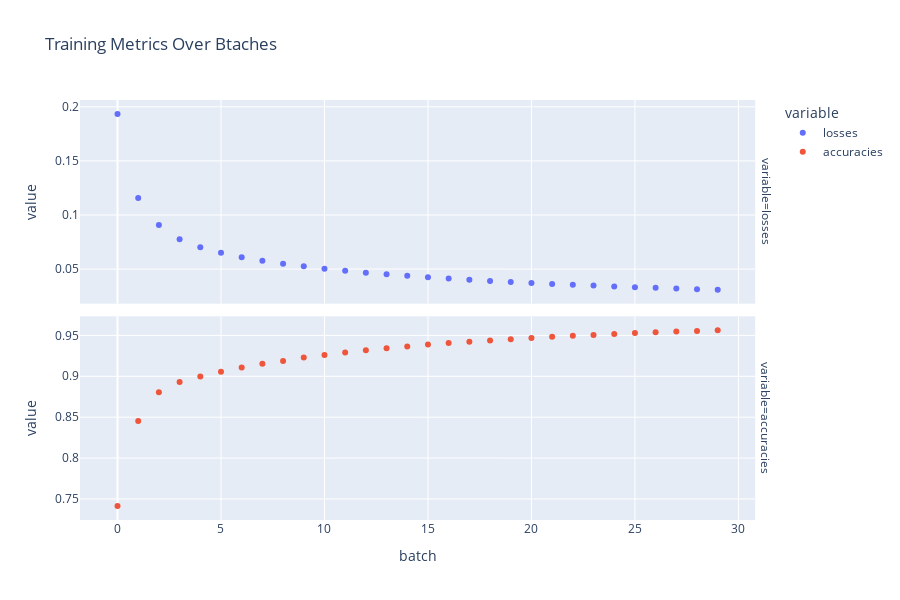

Write notebook code for a chart like this one.
### Code cell
fig = (
    px.scatter(
        (
            pd.DataFrame(stats)
            .assign(batch=range(len(stats["losses"])))
            .melt(id_vars="batch", value_vars=["losses", "accuracies"])
        ),
        x="batch",
        y="value",
        color="variable",
        facet_row="variable",
        title="Training Metrics Over Btaches",
        height=600,
    )
    .update_yaxes(matches=None)
    .update_yaxes(showticklabels=True)
)
fig.show()

### Figure 1 — Plotly figure (JSON) as saved in the notebook; plotly's stock layout.template omitted (floating-point values rounded to 4 significant figures)
{"data": [{"hovertemplate": "variable=losses<br>batch=%{x}<br>value=%{y}<extra></extra>", "legendgroup": "losses", "marker": {"color": "#636efa", "symbol": "circle"}, "mode": "markers", "name": "losses", "orientation": "v", "showlegend": true, "type": "scatter", "x": [0, 1, 2, 3, 4, 5, 6, 7, 8, 9, 10, 11, 12, 13, 14, 15, 16, 17, 18, 19, 20, 21, 22, 23, 24, 25, 26, 27, 28, 29], "xaxis": "x2", "y": [0.1934, 0.1157, 0.09067, 0.07764, 0.07016, 0.06499, 0.06101, 0.05773, 0.05493, 0.05249, 0.05033, 0.0484, 0.04668, 0.04512, 0.0437, 0.0424, 0.04119, 0.04006, 0.03902, 0.03804, 0.03712, 0.03625, 0.03544, 0.03468, 0.03396, 0.03327, 0.03263, 0.032, 0.03142, 0.03085], "yaxis": "y2"}, {"hovertemplate": "variable=accuracies<br>batch=%{x}<br>value=%{y}<extra></extra>", "legendgroup": "accuracies", "marker": {"color": "#EF553B", "symbol": "circle"}, "mode": "markers", "name": "accuracies", "orientation": "v", "showlegend": true, "type": "scatter", "x": [0, 1, 2, 3, 4, 5, 6, 7, 8, 9, 10, 11, 12, 13, 14, 15, 16, 17, 18, 19, 20, 21, 22, 23, 24, 25, 26, 27, 28, 29], "xaxis": "x", "y": [0.7413, 0.8454, 0.8806, 0.8929, 0.8998, 0.9057, 0.9107, 0.9153, 0.9188, 0.9228, 0.9261, 0.9291, 0.9318, 0.9342, 0.9365, 0.9388, 0.9406, 0.9422, 0.9438, 0.9454, 0.9468, 0.9482, 0.9494, 0.9506, 0.9517, 0.9529, 0.9538, 0.9547, 0.9555, 0.9563], "yaxis": "y"}], "layout": {"annotations": [{"font": {}, "showarrow": false, "text": "variable=accuracies", "textangle": 90, "x": 0.98, "xanchor": "left", "xref": "paper", "y": 0.2425, "yanchor": "middle", "yref": "paper"}, {"font": {}, "showarrow": false, "text": "variable=losses", "textangle": 90, "x": 0.98, "xanchor": "left", "xref": "paper", "y": 0.7575, "yanchor": "middle", "yref": "paper"}], "height": 600, "legend": {"title": {"text": "variable"}, "tracegroupgap": 0}, "title": {"text": "Training Metrics Over Btaches"}, "xaxis": {"anchor": "y", "domain": [0, 0.98], "title": {"text": "batch"}}, "xaxis2": {"anchor": "y2", "domain": [0, 0.98], "matches": "x", "showticklabels": false}, "yaxis": {"anchor": "x", "domain": [0, 0.485], "showticklabels": true, "title": {"text": "value"}}, "yaxis2": {"anchor": "x2", "domain": [0.515, 1], "showticklabels": true, "title": {"text": "value"}}}}
